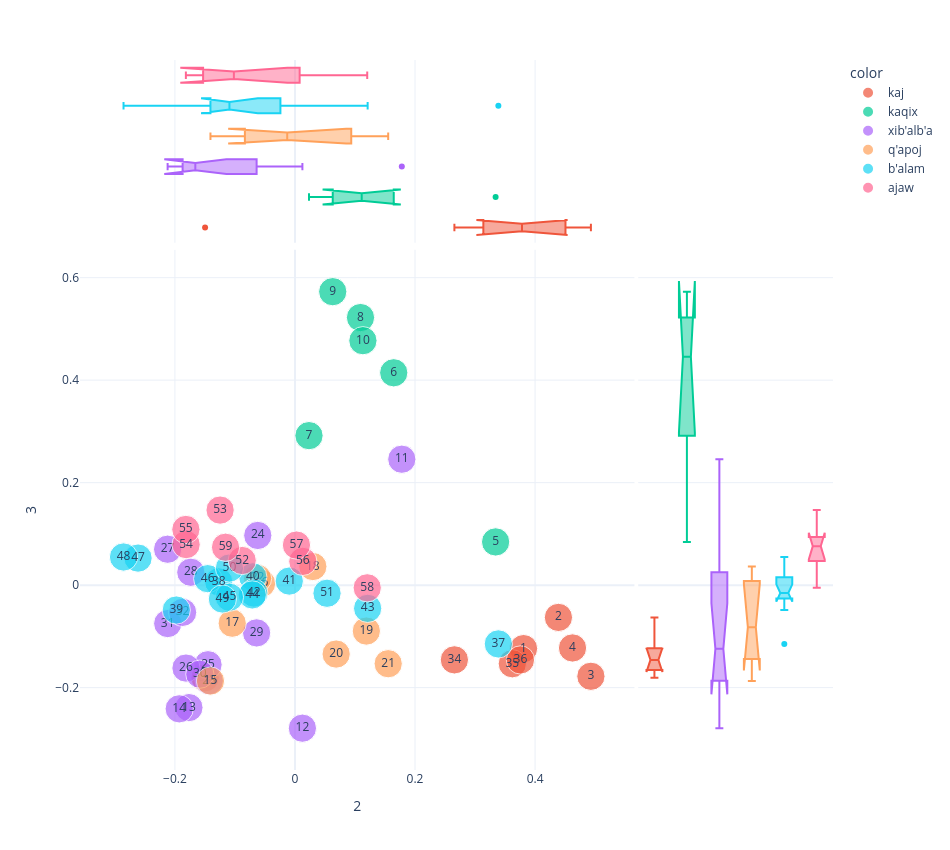
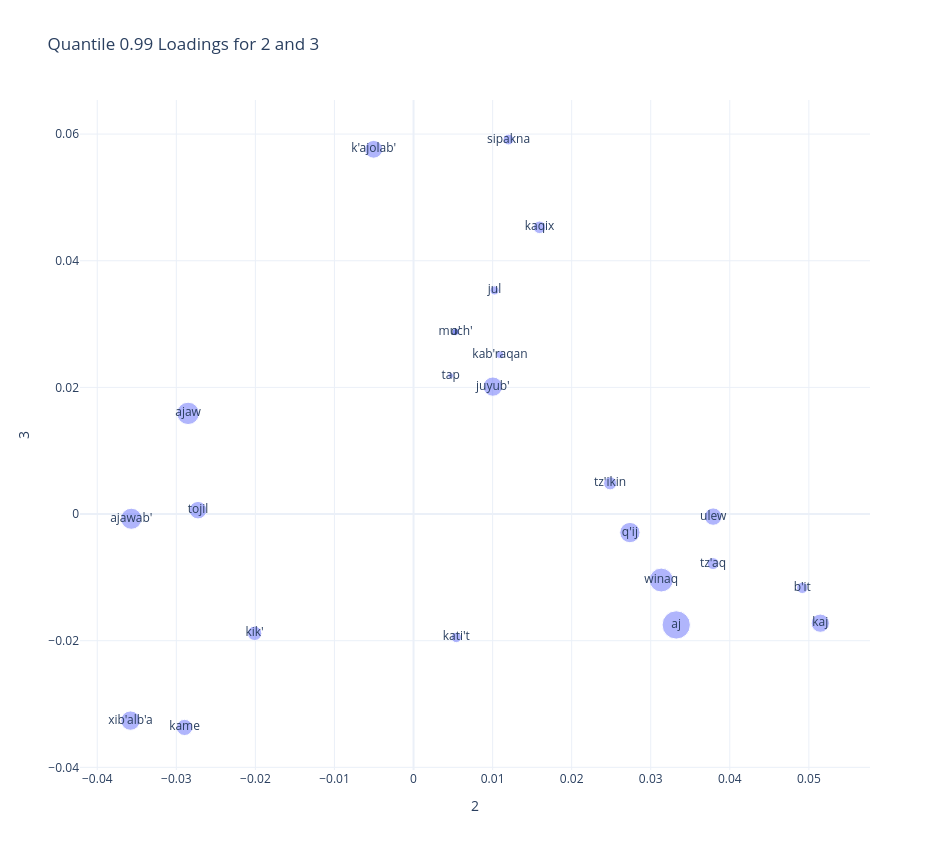

The cell these charts' notebook holds for them, in order:
### Code cell
plot_pca(2,3)

### Figure 1 — Plotly figure (JSON) as saved in the notebook; plotly's stock layout.template omitted (floating-point values rounded to 4 significant figures)
{"data": [{"hovertemplate": "color=kaj<br>2=%{x}<br>3=%{y}<br>size=%{marker.size}<br>chunk_id=%{text}<extra></extra>", "legendgroup": "kaj", "marker": {"color": "#EF553B", "size": [1, 1, 1, 1, 1, 1, 1, 1], "sizemode": "area", "sizeref": 0.0025, "symbol": "circle"}, "mode": "markers+text", "name": "kaj", "orientation": "v", "showlegend": true, "text": [1.0, 2.0, 3.0, 4.0, 33.0, 34.0, 35.0, 36.0], "type": "scatter", "x": [0.3808, 0.4389, 0.493, 0.4624, -0.1497, 0.2656, 0.362, 0.3756], "xaxis": "x", "y": [-0.1238, -0.063, -0.1779, -0.1226, -0.1809, -0.1458, -0.1534, -0.146], "yaxis": "y"}, {"alignmentgroup": "True", "hovertemplate": "color=kaj<br>2=%{x}<extra></extra>", "legendgroup": "kaj", "marker": {"color": "#EF553B", "symbol": "circle"}, "name": "kaj", "notched": true, "offsetgroup": "kaj", "showlegend": false, "type": "box", "x": [0.3808, 0.4389, 0.493, 0.4624, -0.1497, 0.2656, 0.362, 0.3756], "xaxis": "x3", "yaxis": "y3"}, {"alignmentgroup": "True", "hovertemplate": "color=kaj<br>3=%{y}<extra></extra>", "legendgroup": "kaj", "marker": {"color": "#EF553B", "symbol": "circle"}, "name": "kaj", "notched": true, "offsetgroup": "kaj", "showlegend": false, "type": "box", "xaxis": "x2", "y": [-0.1238, -0.063, -0.1779, -0.1226, -0.1809, -0.1458, -0.1534, -0.146], "yaxis": "y2"}, {"hovertemplate": "color=kaqix<br>2=%{x}<br>3=%{y}<br>size=%{marker.size}<br>chunk_id=%{text}<extra></extra>", "legendgroup": "kaqix", "marker": {"color": "#00cc96", "size": [1, 1, 1, 1, 1, 1], "sizemode": "area", "sizeref": 0.0025, "symbol": "circle"}, "mode": "markers+text", "name": "kaqix", "orientation": "v", "showlegend": true, "text": [5.0, 6.0, 7.0, 8.0, 9.0, 10.0], "type": "scatter", "x": [0.3343, 0.1645, 0.02336, 0.1092, 0.06293, 0.1132], "xaxis": "x", "y": [0.08433, 0.4144, 0.2917, 0.5222, 0.5727, 0.477], "yaxis": "y"}, {"alignmentgroup": "True", "hovertemplate": "color=kaqix<br>2=%{x}<extra></extra>", "legendgroup": "kaqix", "marker": {"color": "#00cc96", "symbol": "circle"}, "name": "kaqix", "notched": true, "offsetgroup": "kaqix", "showlegend": false, "type": "box", "x": [0.3343, 0.1645, 0.02336, 0.1092, 0.06293, 0.1132], "xaxis": "x3", "yaxis": "y3"}, {"alignmentgroup": "True", "hovertemplate": "color=kaqix<br>3=%{y}<extra></extra>", "legendgroup": "kaqix", "marker": {"color": "#00cc96", "symbol": "circle"}, "name": "kaqix", "notched": true, "offsetgroup": "kaqix", "showlegend": false, "type": "box", "xaxis": "x2", "y": [0.08433, 0.4144, 0.2917, 0.5222, 0.5727, 0.477], "yaxis": "y2"}, {"hovertemplate": "color=xib'alb'a<br>2=%{x}<br>3=%{y}<br>size=%{marker.size}<br>chunk_id=%{text}<extra></extra>", "legendgroup": "xib'alb'a", "marker": {"color": "#ab63fa", "size": [1, 1, 1, 1, 1, 1, 1, 1, 1, 1, 1, 1, 1, 1], "sizemode": "area", "sizeref": 0.0025, "symbol": "circle"}, "mode": "markers+text", "name": "xib'alb'a", "orientation": "v", "showlegend": true, "text": [11.0, 12.0, 13.0, 14.0, 23.0, 24.0, 25.0, 26.0, 27.0, 28.0, 29.0, 30.0, 31.0, 32.0], "type": "scatter", "x": [0.178, 0.01239, -0.1767, -0.1928, -0.1429, -0.06197, -0.1448, -0.1815, -0.2122, -0.1735, -0.06387, -0.1584, -0.212, -0.1871], "xaxis": "x", "y": [0.2457, -0.2792, -0.239, -0.2414, -0.1867, 0.09694, -0.1553, -0.1618, 0.07008, 0.02512, -0.09321, -0.1738, -0.07498, -0.05315], "yaxis": "y"}, {"alignmentgroup": "True", "hovertemplate": "color=xib'alb'a<br>2=%{x}<extra></extra>", "legendgroup": "xib'alb'a", "marker": {"color": "#ab63fa", "symbol": "circle"}, "name": "xib'alb'a", "notched": true, "offsetgroup": "xib'alb'a", "showlegend": false, "type": "box", "x": [0.178, 0.01239, -0.1767, -0.1928, -0.1429, -0.06197, -0.1448, -0.1815, -0.2122, -0.1735, -0.06387, -0.1584, -0.212, -0.1871], "xaxis": "x3", "yaxis": "y3"}, {"alignmentgroup": "True", "hovertemplate": "color=xib'alb'a<br>3=%{y}<extra></extra>", "legendgroup": "xib'alb'a", "marker": {"color": "#ab63fa", "symbol": "circle"}, "name": "xib'alb'a", "notched": true, "offsetgroup": "xib'alb'a", "showlegend": false, "type": "box", "xaxis": "x2", "y": [0.2457, -0.2792, -0.239, -0.2414, -0.1867, 0.09694, -0.1553, -0.1618, 0.07008, 0.02512, -0.09321, -0.1738, -0.07498, -0.05315], "yaxis": "y2"}, {"hovertemplate": "color=q'apoj<br>2=%{x}<br>3=%{y}<br>size=%{marker.size}<br>chunk_id=%{text}<extra></extra>", "legendgroup": "q'apoj", "marker": {"color": "#FFA15A", "size": [1, 1, 1, 1, 1, 1, 1, 1], "sizemode": "area", "sizeref": 0.0025, "symbol": "circle"}, "mode": "markers+text", "name": "q'apoj", "orientation": "v", "showlegend": true, "text": [15.0, 16.0, 17.0, 18.0, 19.0, 20.0, 21.0, 22.0], "type": "scatter", "x": [-0.1408, -0.05559, -0.1045, 0.02977, 0.1189, 0.06861, 0.1553, -0.06233], "xaxis": "x", "y": [-0.1871, 0.003249, -0.07431, 0.03631, -0.08962, -0.1345, -0.1534, 0.01313], "yaxis": "y"}, {"alignmentgroup": "True", "hovertemplate": "color=q'apoj<br>2=%{x}<extra></extra>", "legendgroup": "q'apoj", "marker": {"color": "#FFA15A", "symbol": "circle"}, "name": "q'apoj", "notched": true, "offsetgroup": "q'apoj", "showlegend": false, "type": "box", "x": [-0.1408, -0.05559, -0.1045, 0.02977, 0.1189, 0.06861, 0.1553, -0.06233], "xaxis": "x3", "yaxis": "y3"}, {"alignmentgroup": "True", "hovertemplate": "color=q'apoj<br>3=%{y}<extra></extra>", "legendgroup": "q'apoj", "marker": {"color": "#FFA15A", "symbol": "circle"}, "name": "q'apoj", "notched": true, "offsetgroup": "q'apoj", "showlegend": false, "type": "box", "xaxis": "x2", "y": [-0.1871, 0.003249, -0.07431, 0.03631, -0.08962, -0.1345, -0.1534, 0.01313], "yaxis": "y2"}, {"hovertemplate": "color=b'alam<br>2=%{x}<br>3=%{y}<br>size=%{marker.size}<br>chunk_id=%{text}<extra></extra>", "legendgroup": "b'alam", "marker": {"color": "#19d3f3", "size": [1, 1, 1, 1, 1, 1, 1, 1, 1, 1, 1, 1, 1, 1, 1], "sizemode": "area", "sizeref": 0.0025, "symbol": "circle"}, "mode": "markers+text", "name": "b'alam", "orientation": "v", "showlegend": true, "text": [37.0, 38.0, 39.0, 40.0, 41.0, 42.0, 43.0, 44.0, 45.0, 46.0, 47.0, 48.0, 49.0, 50.0, 51.0], "type": "scatter", "x": [0.3388, -0.127, -0.1977, -0.07029, -0.00947, -0.06856, 0.1211, -0.07119, -0.1092, -0.1454, -0.2614, -0.2856, -0.1209, -0.1091, 0.05341], "xaxis": "x", "y": [-0.1147, 0.006415, -0.0486, 0.0162, 0.007914, -0.01539, -0.04535, -0.0191, -0.02361, 0.01262, 0.05278, 0.05489, -0.02706, 0.03337, -0.01587], "yaxis": "y"}, {"alignmentgroup": "True", "hovertemplate": "color=b'alam<br>2=%{x}<extra></extra>", "legendgroup": "b'alam", "marker": {"color": "#19d3f3", "symbol": "circle"}, "name": "b'alam", "notched": true, "offsetgroup": "b'alam", "showlegend": false, "type": "box", "x": [0.3388, -0.127, -0.1977, -0.07029, -0.00947, -0.06856, 0.1211, -0.07119, -0.1092, -0.1454, -0.2614, -0.2856, -0.1209, -0.1091, 0.05341], "xaxis": "x3", "yaxis": "y3"}, {"alignmentgroup": "True", "hovertemplate": "color=b'alam<br>3=%{y}<extra></extra>", "legendgroup": "b'alam", "marker": {"color": "#19d3f3", "symbol": "circle"}, "name": "b'alam", "notched": true, "offsetgroup": "b'alam", "showlegend": false, "type": "box", "xaxis": "x2", "y": [-0.1147, 0.006415, -0.0486, 0.0162, 0.007914, -0.01539, -0.04535, -0.0191, -0.02361, 0.01262, 0.05278, 0.05489, -0.02706, 0.03337, -0.01587], "yaxis": "y2"}, {"hovertemplate": "color=ajaw<br>2=%{x}<br>3=%{y}<br>size=%{marker.size}<br>chunk_id=%{text}<extra></extra>", "legendgroup": "ajaw", "marker": {"color": "#FF6692", "size": [1, 1, 1, 1, 1, 1, 1, 1], "sizemode": "area", "sizeref": 0.0025, "symbol": "circle"}, "mode": "markers+text", "name": "ajaw", "orientation": "v", "showlegend": true, "text": [52.0, 53.0, 54.0, 55.0, 56.0, 57.0, 58.0, 59.0], "type": "scatter", "x": [-0.0879, -0.1247, -0.1814, -0.1817, 0.0131, 0.002468, 0.1204, -0.1156], "xaxis": "x", "y": [0.04804, 0.1465, 0.0791, 0.1087, 0.04635, 0.0782, -0.005271, 0.07394], "yaxis": "y"}, {"alignmentgroup": "True", "hovertemplate": "color=ajaw<br>2=%{x}<extra></extra>", "legendgroup": "ajaw", "marker": {"color": "#FF6692", "symbol": "circle"}, "name": "ajaw", "notched": true, "offsetgroup": "ajaw", "showlegend": false, "type": "box", "x": [-0.0879, -0.1247, -0.1814, -0.1817, 0.0131, 0.002468, 0.1204, -0.1156], "xaxis": "x3", "yaxis": "y3"}, {"alignmentgroup": "True", "hovertemplate": "color=ajaw<br>3=%{y}<extra></extra>", "legendgroup": "ajaw", "marker": {"color": "#FF6692", "symbol": "circle"}, "name": "ajaw", "notched": true, "offsetgroup": "ajaw", "showlegend": false, "type": "box", "xaxis": "x2", "y": [0.04804, 0.1465, 0.0791, 0.1087, 0.04635, 0.0782, -0.005271, 0.07394], "yaxis": "y2"}], "layout": {"height": 850, "legend": {"itemsizing": "constant", "title": {"text": "color"}, "tracegroupgap": 0}, "margin": {"t": 60}, "width": 950, "xaxis": {"anchor": "y", "domain": [0, 0.7363], "title": {"text": "2"}}, "xaxis2": {"anchor": "y2", "domain": [0.7413, 1], "matches": "x2", "showgrid": false, "showline": false, "showticklabels": false, "ticks": ""}, "xaxis3": {"anchor": "y3", "domain": [0, 0.7363], "matches": "x", "showgrid": true, "showticklabels": false}, "xaxis4": {"anchor": "y4", "domain": [0.7413, 1], "matches": "x2", "showgrid": false, "showline": false, "showticklabels": false, "ticks": ""}, "yaxis": {"anchor": "x", "domain": [0, 0.7326], "title": {"text": "3"}}, "yaxis2": {"anchor": "x2", "domain": [0, 0.7326], "matches": "y", "showgrid": true, "showticklabels": false}, "yaxis3": {"anchor": "x3", "domain": [0.7426, 1], "matches": "y3", "showgrid": false, "showline": false, "showticklabels": false, "ticks": ""}, "yaxis4": {"anchor": "x4", "domain": [0.7426, 1], "matches": "y3", "showgrid": true, "showline": false, "showticklabels": false, "ticks": ""}}}

### Figure 2 — Plotly figure (JSON) as saved in the notebook; plotly's stock layout.template omitted (floating-point values rounded to 4 significant figures)
{"data": [{"hovertemplate": "2=%{x}<br>3=%{y}<br>n=%{marker.size}<br>text=%{text}<extra></extra>", "legendgroup": "", "marker": {"color": "#636efa", "opacity": 0.5, "size": [219, 137, 122, 35, 91, 72, 113, 84, 39, 47, 83, 156, 103, 23, 102, 87, 17, 43, 30, 57, 14, 14, 32, 10], "sizemode": "area", "sizeref": 0.5475, "symbol": "circle"}, "mode": "markers+text", "name": "", "orientation": "v", "showlegend": false, "text": ["aj", "ajaw", "ajawab'", "b'it", "kaj", "kame", "q'ij", "tojil", "tz'aq", "tz'ikin", "ulew", "winaq", "xib'alb'a", "jul", "juyub'", "k'ajolab'", "kab'raqan", "kaqix", "kati't", "kik'", "much'", "o'", "sipakna", "tap"], "type": "scatter", "x": [0.03322, -0.02852, -0.0357, 0.04916, 0.05145, -0.02896, 0.02736, -0.02726, 0.03788, 0.02487, 0.03789, 0.03133, -0.0358, 0.01025, 0.01003, -0.005044, 0.01093, 0.01593, 0.005401, -0.0201, 0.005325, 0.005325, 0.01201, 0.004693], "xaxis": "x", "y": [-0.01751, 0.0159, -0.0007444, -0.01166, -0.01724, -0.0337, -0.002923, 0.0006126, -0.007825, 0.00485, -0.0004024, -0.01042, -0.03261, 0.03531, 0.02012, 0.05759, 0.02515, 0.04528, -0.01948, -0.01884, 0.02877, 0.02877, 0.05914, 0.02185], "yaxis": "y"}], "layout": {"height": 850, "legend": {"itemsizing": "constant", "tracegroupgap": 0}, "title": {"text": "Quantile 0.99 Loadings for 2 and 3"}, "width": 950, "xaxis": {"anchor": "y", "domain": [0, 1], "title": {"text": "2"}}, "yaxis": {"anchor": "x", "domain": [0, 1], "title": {"text": "3"}}}}
